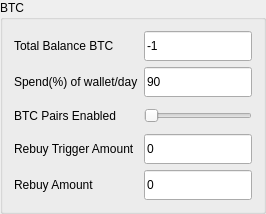
        <widget class="QGroupBox" name="qcBTC_grpBox">
         <property name="styleSheet">
          <string notr="true"/>
         </property>
         <property name="title">
          <string>BTC</string>
         </property>
         <layout class="QGridLayout" name="gridLayout_13">
          <item row="0" column="0" rowspan="2" colspan="2">
           <layout class="QGridLayout" name="gridLayout_2">
            <item row="0" column="0">
             <widget class="QLabel" name="totalBalanceBTCLabel_9">
              <property name="styleSheet">
               <string notr="true"/>
              </property>
              <property name="text">
               <string>Total Balance BTC</string>
              </property>
             </widget>
            </item>
            <item row="0" column="1">
             <widget class="QLineEdit" name="txtTotalBalanceBtc">
              <property name="minimumSize">
               <size>
                <width>0</width>
                <height>30</height>
               </size>
              </property>
              <property name="styleSheet">
               <string notr="true"/>
              </property>
              <property name="text">
               <string>-1</string>
              </property>
              <property name="cursorPosition">
               <number>2</number>
              </property>
              <property name="readOnly">
               <bool>true</bool>
              </property>
             </widget>
            </item>
            <item row="1" column="0">
             <widget class="QLabel" name="spendOfWalletDayLabel_9">
              <property name="styleSheet">
               <string notr="true"/>
              </property>
              <property name="text">
               <string>Spend(%) of wallet/day</string>
              </property>
             </widget>
            </item>
            <item row="1" column="1">
             <widget class="QLineEdit" name="txtSpendPercentageBtc">
              <property name="minimumSize">
               <size>
                <width>0</width>
                <height>30</height>
               </size>
              </property>
              <property name="styleSheet">
               <string notr="true"/>
              </property>
              <property name="text">
               <string>90</string>
              </property>
             </widget>
            </item>
            <item row="2" column="0">
             <widget class="QLabel" name="bTCPairsEnabledLabel_9">
              <property name="styleSheet">
               <string notr="true"/>
              </property>
              <property name="text">
               <string>BTC Pairs Enabled</string>
              </property>
             </widget>
            </item>
            <item row="2" column="1">
             <widget class="QSlider" name="drpTradingEnabledBtc">
              <property name="minimumSize">
               <size>
                <width>80</width>
                <height>25</height>
               </size>
              </property>
              <property name="maximum">
               <number>5</number>
              </property>
              <property name="singleStep">
               <number>5</number>
              </property>
              <property name="pageStep">
               <number>5</number>
              </property>
              <property name="orientation">
               <enum>Qt::Horizontal</enum>
              </property>
             </widget>
            </item>
            <item row="3" column="0">
             <widget class="QLabel" name="sadasdLabel">
              <property name="styleSheet">
               <string notr="true"/>
              </property>
              <property name="text">
               <string>Rebuy Trigger Amount</string>
              </property>
             </widget>
            </item>
            <item row="3" column="1">
             <widget class="QLineEdit" name="txtRebuyTriggerAmountBtc">
              <property name="minimumSize">
               <size>
                <width>0</width>
                <height>30</height>
               </size>
              </property>
              <property name="layoutDirection">
               <enum>Qt::LeftToRight</enum>
              </property>
              <property name="styleSheet">
               <string notr="true"/>
              </property>
              <property name="text">
               <string>0</string>
              </property>
             </widget>
            </item>
            <item row="4" column="0">
             <widget class="QLabel" name="adsadLabsdel">
              <property name="styleSheet">
               <string notr="true"/>
              </property>
              <property name="text">
               <string>Rebuy Amount</string>
              </property>
             </widget>
            </item>
            <item row="4" column="1">
             <widget class="QLineEdit" name="txtRebuyAmountBtc">
              <property name="minimumSize">
               <size>
                <width>0</width>
                <height>30</height>
               </size>
              </property>
              <property name="styleSheet">
               <string notr="true"/>
              </property>
              <property name="text">
               <string>0</string>
              </property>
             </widget>
            </item>
           </layout>
          </item>
         </layout>
        </widget>
